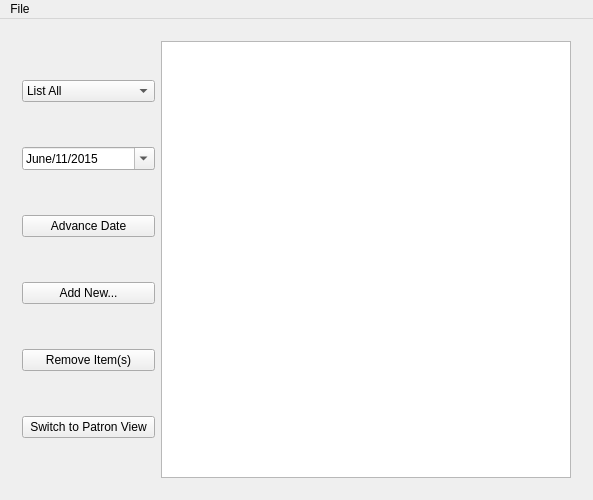
<?xml version="1.0" encoding="UTF-8"?>
<ui version="4.0">
 <class>MainWindow</class>
 <widget class="QMainWindow" name="MainWindow">
  <property name="geometry">
   <rect>
    <x>0</x>
    <y>0</y>
    <width>593</width>
    <height>500</height>
   </rect>
  </property>
  <property name="windowTitle">
   <string>MainWindow</string>
  </property>
  <widget class="QWidget" name="centralWidget">
   <layout class="QHBoxLayout" name="horizontalLayout_6">
    <item>
     <widget class="QStackedWidget" name="windySwitchy">
      <property name="currentIndex">
       <number>0</number>
      </property>
      <widget class="QWidget" name="libView">
       <layout class="QHBoxLayout" name="horizontalLayout">
        <item>
         <layout class="QHBoxLayout" name="horizontalLayout_2">
          <item>
           <layout class="QVBoxLayout" name="verticalLayout_2">
            <item>
             <widget class="QComboBox" name="tableCB">
              <item>
               <property name="text">
                <string>List All</string>
               </property>
              </item>
              <item>
               <property name="text">
                <string>List Books</string>
               </property>
              </item>
              <item>
               <property name="text">
                <string>List Media</string>
               </property>
              </item>
              <item>
               <property name="text">
                <string>List Patrons</string>
               </property>
              </item>
             </widget>
            </item>
            <item>
             <widget class="QDateEdit" name="dateToMake">
              <property name="dateTime">
               <datetime>
                <hour>0</hour>
                <minute>0</minute>
                <second>0</second>
                <year>2015</year>
                <month>6</month>
                <day>11</day>
               </datetime>
              </property>
              <property name="displayFormat">
               <string>MMMM/d/yyyy</string>
              </property>
              <property name="calendarPopup">
               <bool>true</bool>
              </property>
             </widget>
            </item>
            <item>
             <widget class="QPushButton" name="advDateBtn">
              <property name="text">
               <string>Advance Date</string>
              </property>
             </widget>
            </item>
            <item>
             <widget class="QPushButton" name="addNewBtn">
              <property name="text">
               <string>Add New...</string>
              </property>
             </widget>
            </item>
            <item>
             <widget class="QPushButton" name="rmItemBtn">
              <property name="text">
               <string>Remove Item(s)</string>
              </property>
             </widget>
            </item>
            <item>
             <widget class="QPushButton" name="ptrnView">
              <property name="text">
               <string>Switch to Patron View</string>
              </property>
             </widget>
            </item>
           </layout>
          </item>
          <item>
           <widget class="QTableWidget" name="itemTable"/>
          </item>
         </layout>
        </item>
       </layout>
      </widget>
      <widget class="QWidget" name="patView">
       <layout class="QVBoxLayout" name="verticalLayout">
        <item>
         <layout class="QHBoxLayout" name="horizontalLayout_3">
          <item>
           <widget class="QComboBox" name="comboBox"/>
          </item>
          <item>
           <widget class="QPushButton" name="pushButton">
            <property name="text">
             <string>Check In</string>
            </property>
           </widget>
          </item>
          <item>
           <widget class="QPushButton" name="pushButton_2">
            <property name="text">
             <string>Check Out</string>
            </property>
           </widget>
          </item>
          <item>
           <widget class="QPushButton" name="pushButton_3">
            <property name="text">
             <string>Return to Library View</string>
            </property>
           </widget>
          </item>
         </layout>
        </item>
        <item>
         <layout class="QVBoxLayout" name="verticalLayout_3">
          <item>
           <widget class="QTabWidget" name="tabWidget">
            <property name="currentIndex">
             <number>0</number>
            </property>
            <widget class="QWidget" name="tab">
             <attribute name="title">
              <string>My Collection</string>
             </attribute>
             <layout class="QHBoxLayout" name="horizontalLayout_4">
              <item>
               <widget class="QTableWidget" name="tableWidget"/>
              </item>
             </layout>
            </widget>
            <widget class="QWidget" name="tab_2">
             <attribute name="title">
              <string>Available Titles</string>
             </attribute>
             <layout class="QHBoxLayout" name="horizontalLayout_5">
              <item>
               <widget class="QTableWidget" name="tableWidget_2"/>
              </item>
             </layout>
            </widget>
           </widget>
          </item>
         </layout>
        </item>
       </layout>
      </widget>
     </widget>
    </item>
   </layout>
  </widget>
  <widget class="QMenuBar" name="menuBar">
   <property name="geometry">
    <rect>
     <x>0</x>
     <y>0</y>
     <width>593</width>
     <height>26</height>
    </rect>
   </property>
   <widget class="QMenu" name="menuFile">
    <property name="title">
     <string>File</string>
    </property>
    <addaction name="actionOpen"/>
    <addaction name="actionSave"/>
    <addaction name="separator"/>
    <addaction name="actionExit"/>
   </widget>
   <addaction name="menuFile"/>
  </widget>
  <action name="actionOpen">
   <property name="text">
    <string>Open</string>
   </property>
  </action>
  <action name="actionSave">
   <property name="text">
    <string>Save</string>
   </property>
  </action>
  <action name="actionExit">
   <property name="text">
    <string>Exit</string>
   </property>
  </action>
 </widget>
 <layoutdefault spacing="6" margin="11"/>
 <resources/>
 <connections>
  <connection>
   <sender>actionOpen</sender>
   <signal>triggered()</signal>
   <receiver>MainWindow</receiver>
   <slot>open()</slot>
   <hints>
    <hint type="sourcelabel">
     <x>-1</x>
     <y>-1</y>
    </hint>
    <hint type="destinationlabel">
     <x>199</x>
     <y>154</y>
    </hint>
   </hints>
  </connection>
  <connection>
   <sender>actionSave</sender>
   <signal>triggered()</signal>
   <receiver>MainWindow</receiver>
   <slot>save()</slot>
   <hints>
    <hint type="sourcelabel">
     <x>-1</x>
     <y>-1</y>
    </hint>
    <hint type="destinationlabel">
     <x>199</x>
     <y>154</y>
    </hint>
   </hints>
  </connection>
  <connection>
   <sender>actionExit</sender>
   <signal>triggered()</signal>
   <receiver>MainWindow</receiver>
   <slot>quit()</slot>
   <hints>
    <hint type="sourcelabel">
     <x>-1</x>
     <y>-1</y>
    </hint>
    <hint type="destinationlabel">
     <x>199</x>
     <y>154</y>
    </hint>
   </hints>
  </connection>
 </connections>
 <slots>
  <slot>open()</slot>
  <slot>save()</slot>
  <slot>quit()</slot>
  <slot>handleHide()</slot>
  <slot>handleShow()</slot>
 </slots>
</ui>
